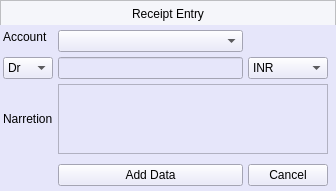
<?xml version="1.0" encoding="UTF-8"?>
<ui version="4.0">
 <class>MainWindow</class>
 <widget class="QMainWindow" name="MainWindow">
  <property name="geometry">
   <rect>
    <x>0</x>
    <y>0</y>
    <width>336</width>
    <height>190</height>
   </rect>
  </property>
  <property name="windowTitle">
   <string>MainWindow</string>
  </property>
  <property name="styleSheet">
   <string notr="true"/>
  </property>
  <widget class="QWidget" name="centralwidget">
   <property name="styleSheet">
    <string notr="true"/>
   </property>
   <layout class="QGridLayout" name="gridLayout_2">
    <property name="leftMargin">
     <number>0</number>
    </property>
    <property name="topMargin">
     <number>0</number>
    </property>
    <property name="rightMargin">
     <number>0</number>
    </property>
    <property name="bottomMargin">
     <number>0</number>
    </property>
    <property name="spacing">
     <number>0</number>
    </property>
    <item row="0" column="0">
     <widget class="QFrame" name="fheader">
      <property name="minimumSize">
       <size>
        <width>0</width>
        <height>25</height>
       </size>
      </property>
      <property name="styleSheet">
       <string notr="true">background-color:#f5f6fa;
font: 63 11pt &quot;Segoe UI Semibold&quot;;
color:#000000</string>
      </property>
      <property name="frameShape">
       <enum>QFrame::StyledPanel</enum>
      </property>
      <property name="frameShadow">
       <enum>QFrame::Raised</enum>
      </property>
      <layout class="QGridLayout" name="gridLayout_3">
       <property name="leftMargin">
        <number>0</number>
       </property>
       <property name="topMargin">
        <number>0</number>
       </property>
       <property name="rightMargin">
        <number>0</number>
       </property>
       <property name="bottomMargin">
        <number>0</number>
       </property>
       <property name="spacing">
        <number>0</number>
       </property>

       <item row="0" column="0">
        <widget class="QLabel" name="label_3">
         <property name="minimumSize">
          <size>
           <width>0</width>
           <height>25</height>
          </size>
         </property>
         <property name="text">
          <string>Receipt Entry</string>
         </property>
         <property name="alignment">
          <set>Qt::AlignCenter</set>
         </property>
        </widget>
       </item>
      </layout>
     </widget>
    </item>
    <item row="1" column="0">
     <widget class="QWidget" name="widget" native="true">
      <property name="styleSheet">
       <string notr="true">QWidget{
	background-color: rgb(230, 230, 250);
}

QPushButton:hover {
  border-radius: 05px;
  color:#000000;
  background-color:#9BA4B5;
  border: 0px solid ;
}</string>
      </property>
      <layout class="QGridLayout" name="gridLayout">
       <property name="leftMargin">
        <number>3</number>
       </property>
       <property name="topMargin">
        <number>0</number>
       </property>
       <property name="rightMargin">
        <number>3</number>
       </property>
       <property name="bottomMargin">
        <number>0</number>
       </property>
       <property name="spacing">
        <number>5</number>
       </property>
       <item row="0" column="1">
        <widget class="Line" name="line_5">
         <property name="styleSheet">
          <string notr="true">background-color: transparent</string>
         </property>
         <property name="orientation">
          <enum>Qt::Vertical</enum>
         </property>
        </widget>
       </item>
       <item row="1" column="0">
        <widget class="QLabel" name="label">
         <property name="text">
          <string>Account</string>
         </property>
        </widget>
       </item>
       <item row="1" column="1" rowspan="2">
        <widget class="QComboBox" name="cbAccountName"/>
       </item>
       <item row="2" column="0">
        <widget class="Line" name="line">
         <property name="styleSheet">
          <string notr="true">background-color: transparent;</string>
         </property>
         <property name="orientation">
          <enum>Qt::Horizontal</enum>
         </property>
        </widget>
       </item>
       <item row="3" column="0">
        <widget class="QComboBox" name="cbDrCr">
         <item>
          <property name="text">
           <string>Dr</string>
          </property>
         </item>
         <item>
          <property name="text">
           <string>Cr</string>
          </property>
         </item>
        </widget>
       </item>
       <item row="3" column="1">
        <widget class="QLineEdit" name="leAmount">
         <property name="placeholderText">
          <string/>
         </property>
        </widget>
       </item>
       <item row="3" column="2">
        <widget class="QComboBox" name="cbCurrency">
         <item>
          <property name="text">
           <string>INR</string>
          </property>
         </item>
         <item>
          <property name="text">
           <string>USD</string>
          </property>
         </item>
        </widget>
       </item>
       <item row="3" column="3">
        <widget class="Line" name="line_2">
         <property name="orientation">
          <enum>Qt::Horizontal</enum>
         </property>
        </widget>
       </item>
       <item row="4" column="0">
        <widget class="QLabel" name="label_2">
         <property name="text">
          <string>Narretion</string>
         </property>
        </widget>
       </item>
       <item row="4" column="1" colspan="2">
        <widget class="QTextBrowser" name="tbNarretion"/>
       </item>
       <item row="5" column="1">
        <widget class="Line" name="line_4">
         <property name="styleSheet">
          <string notr="true">background-color: transparent</string>
         </property>
         <property name="orientation">
          <enum>Qt::Vertical</enum>
         </property>
        </widget>
       </item>
       <item row="6" column="1">
        <widget class="QPushButton" name="pdAddRaw">
         <property name="text">
          <string>Add Data</string>
         </property>
         <property name="shortcut">
          <string/>
         </property>
        </widget>
       </item>
       <item row="6" column="2">
        <widget class="QPushButton" name="pbcancel">
         <property name="text">
          <string>Cancel</string>
         </property>
        </widget>
       </item>
       <item row="7" column="1">
        <widget class="Line" name="line_3">
         <property name="styleSheet">
          <string notr="true">background-color: transparent</string>
         </property>
         <property name="orientation">
          <enum>Qt::Vertical</enum>
         </property>
        </widget>
       </item>
      </layout>
     </widget>
    </item>
   </layout>
  </widget>
 </widget>

 <resources/>
 <connections/>
</ui>
